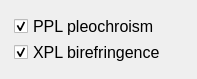
                            <widget class="QWidget" name="scrollAreaWidgetContents_3">
                             <property name="geometry">
                              <rect>
                               <x>0</x>
                               <y>0</y>
                               <width>197</width>
                               <height>67</height>
                              </rect>
                             </property>
                             <layout class="QGridLayout" name="gridLayout_12">
                              <item row="0" column="0">
                               <widget class="QWidget" name="widget_3" native="true">
                                <layout class="QGridLayout" name="gridLayout_13">
                                 <property name="leftMargin">
                                  <number>3</number>
                                 </property>
                                 <property name="topMargin">
                                  <number>3</number>
                                 </property>
                                 <property name="rightMargin">
                                  <number>3</number>
                                 </property>
                                 <property name="bottomMargin">
                                  <number>3</number>
                                 </property>
                                 <property name="horizontalSpacing">
                                  <number>6</number>
                                 </property>
                                 <property name="verticalSpacing">
                                  <number>1</number>
                                 </property>
                                 <item row="0" column="0">
                                  <widget class="QCheckBox" name="checkBox">
                                   <property name="font">
                                    <font>
                                     <family>Arial</family>
                                     <pointsize>12</pointsize>
                                    </font>
                                   </property>
                                   <property name="autoFillBackground">
                                    <bool>false</bool>
                                   </property>
                                   <property name="text">
                                    <string>PPL pleochroism</string>
                                   </property>
                                   <property name="checked">
                                    <bool>true</bool>
                                   </property>
                                  </widget>
                                 </item>
                                 <item row="1" column="0">
                                  <widget class="QCheckBox" name="checkBox_2">
                                   <property name="font">
                                    <font>
                                     <family>Arial</family>
                                     <pointsize>12</pointsize>
                                    </font>
                                   </property>
                                   <property name="text">
                                    <string>XPL birefringence</string>
                                   </property>
                                   <property name="checked">
                                    <bool>true</bool>
                                   </property>
                                  </widget>
                                 </item>
                                </layout>
                               </widget>
                              </item>
                             </layout>
                            </widget>
